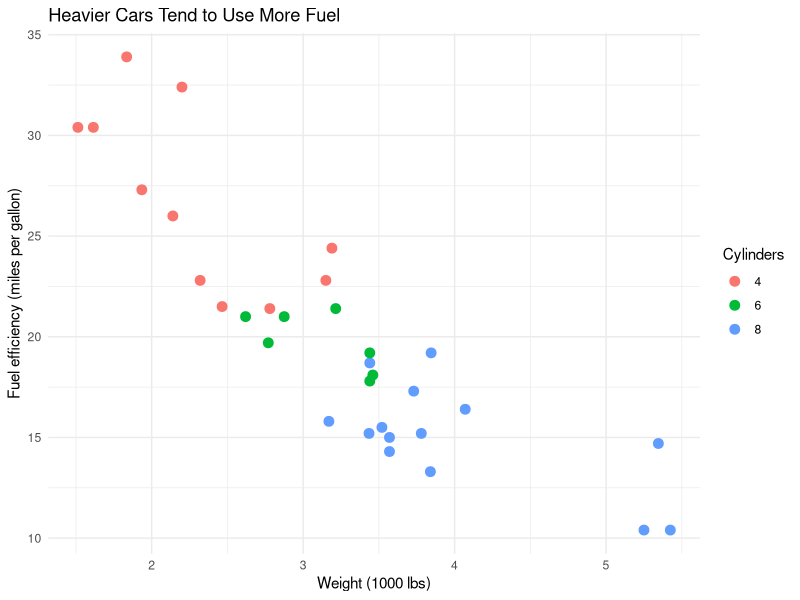

Write the R code that produced this figure.
## ---- chunk 1
#| label: setup
#| message: false

library(tidyverse)
## ---- chunk 2
#| label: vehicle-plot

ggplot(mtcars, aes(x = wt, y = mpg, color = factor(cyl))) +
  geom_point(size = 3) +
  labs(
    title = "Heavier Cars Tend to Use More Fuel",
    x = "Weight (1000 lbs)",
    y = "Fuel efficiency (miles per gallon)",
    color = "Cylinders"
  ) +
  theme_minimal()
